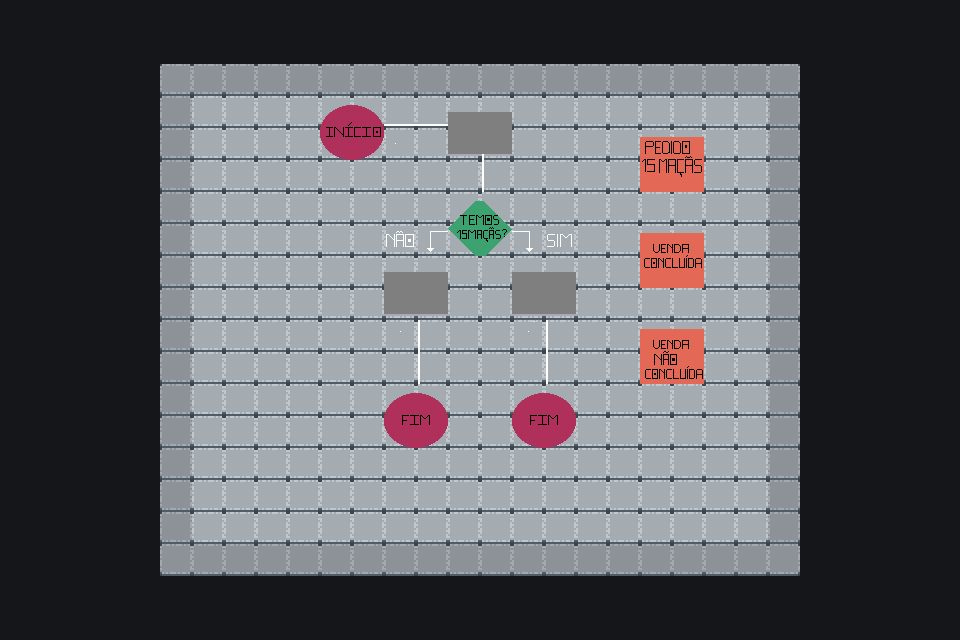

This is a level from a 2D game, rendered from its Tiled map with the project's own tilesets. A one-line summary and the map file follow, with tile-layer data summarised:
An orthogonal 30x20 tile map with 32x32 px tiles, 14 tile layers (fundo, chão, inicio1, fim1, ...), 13 tilesets.

<map version="1.10" tiledversion="1.11.0" orientation="orthogonal" renderorder="right-down" width="30" height="20" tilewidth="32" tileheight="32" infinite="0" nextlayerid="86" nextobjectid="11">
 <tileset firstgid="1" name="paredechao" tilewidth="32" tileheight="32" tilecount="256" columns="16">
  <image source="tilesets/paredechao.png" width="512" height="512" />
 </tileset>
 <tileset firstgid="257" name="FG_Cellar_A5" tilewidth="32" tileheight="32" tilecount="128" columns="8">
  <image source="tilesets/FG_Cellar_A5.png" width="256" height="512" />
 </tileset>
 <tileset firstgid="385" name="inicio1" tilewidth="64" tileheight="55" tilecount="1" columns="1">
  <image source="puzzle_nivel1/inicio1.png" width="64" height="55" />
 </tileset>
 <tileset firstgid="386" name="fim1" tilewidth="64" tileheight="55" tilecount="1" columns="1">
  <image source="puzzle_nivel1/fim1.png" width="64" height="55" />
 </tileset>
 <tileset firstgid="387" name="Peca A" tilewidth="64" tileheight="55" tilecount="1" columns="1">
  <image source="puzzle_nível3/Peca A.png" width="64" height="55" />
 </tileset>
 <tileset firstgid="388" name="encaixe" tilewidth="64" tileheight="55" tilecount="1" columns="1">
  <image source="puzzle_nivel1/encaixe.png" width="64" height="55" />
 </tileset>
 <tileset firstgid="389" name="linha" tilewidth="64" tileheight="64" tilecount="1" columns="1">
  <image source="puzzle_nível3/linha.png" width="64" height="64" />
 </tileset>
 <tileset firstgid="390" name="Peca B" tilewidth="64" tileheight="55" tilecount="1" columns="1">
  <image source="puzzle_nível3/Peca B.png" width="64" height="55" />
 </tileset>
 <tileset firstgid="391" name="Peca C" tilewidth="64" tileheight="55" tilecount="1" columns="1">
  <image source="puzzle_nível3/Peca C.png" width="64" height="55" />
 </tileset>
 <tileset firstgid="392" name="linha2" tilewidth="32" tileheight="32" tilecount="1" columns="1">
  <image source="puzzle_nível3/linha2.png" width="32" height="32" />
 </tileset>
 <tileset firstgid="393" name="pergunta" tilewidth="64" tileheight="55" tilecount="1" columns="1">
  <image source="puzzle_nível3/pergunta.png" width="64" height="55" />
 </tileset>
 <tileset firstgid="394" name="sim" tilewidth="32" tileheight="32" tilecount="1" columns="1">
  <image source="puzzle_nivel2/sim.png" width="32" height="32" />
 </tileset>
 <tileset firstgid="395" name="nao" tilewidth="32" tileheight="32" tilecount="1" columns="1">
  <image source="puzzle_nivel2/nao.png" width="32" height="32" />
 </tileset>
 <layer id="4" name="fundo" width="30" height="20" locked="1">
  <data>[600 cells, 600 non-empty, 1 distinct tile ids]</data>
 </layer>
 <layer id="44" name="chão" width="30" height="20" locked="1">
  <data>[600 cells, 320 non-empty, 2 distinct tile ids]</data>
 </layer>
 <layer id="47" name="inicio1" width="30" height="20">
  <data>[600 cells, 1 non-empty, 1 distinct tile ids]</data>
 </layer>
 <layer id="67" name="fim1" width="30" height="20">
  <data>[600 cells, 2 non-empty, 1 distinct tile ids]</data>
 </layer>
 <layer id="71" name="peca A" width="30" height="20" locked="1">
  <data>[600 cells, 1 non-empty, 1 distinct tile ids]</data>
 </layer>
 <layer id="72" name="peca B" width="30" height="20">
  <data>[600 cells, 1 non-empty, 1 distinct tile ids]</data>
 </layer>
 <layer id="73" name="peca C" width="30" height="20">
  <data>[600 cells, 1 non-empty, 1 distinct tile ids]</data>
 </layer>
 <layer id="81" name="pergunta" width="30" height="20">
  <data>[600 cells, 1 non-empty, 1 distinct tile ids]</data>
 </layer>
 <layer id="75" name="linhas" width="30" height="20">
  <data>[600 cells, 6 non-empty, 2 distinct tile ids]</data>
 </layer>
 <layer id="78" name="encpeca A" width="30" height="20">
  <data>[600 cells, 1 non-empty, 1 distinct tile ids]</data>
 </layer>
 <layer id="79" name="encpeca B" width="30" height="20">
  <data>[600 cells, 1 non-empty, 1 distinct tile ids]</data>
 </layer>
 <layer id="80" name="encpeca C" width="30" height="20">
  <data>[600 cells, 1 non-empty, 1 distinct tile ids]</data>
 </layer>
 <layer id="84" name="sim" width="30" height="20">
  <data>[600 cells, 1 non-empty, 1 distinct tile ids]</data>
 </layer>
 <layer id="85" name="nao" width="30" height="20">
  <data>[600 cells, 1 non-empty, 1 distinct tile ids]</data>
 </layer>
</map>
